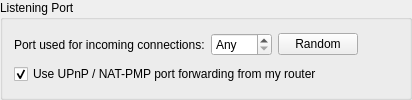
                                                    <widget class="QGroupBox" name="ListeningPortBox">
                                                        <property name="title">
                                                            <string>Listening Port</string>
                                                        </property>
                                                        <layout class="QVBoxLayout" name="listeningPortLayout">
                                                            <item>
                                                                <layout class="QHBoxLayout" name="listeningPortLayout2">
                                                                    <item>
                                                                        <widget class="QLabel" name="lbl_ports">
                                                                            <property name="text">
                                                                                <string>Port used for incoming connections:</string>
                                                                            </property>
                                                                        </widget>
                                                                    </item>
                                                                    <item>
                                                                        <widget class="QSpinBox" name="spinPort">
                                                                            <property name="toolTip">
                                                                                <string>Set to 0 to let your system pick an unused port</string>
                                                                            </property>
                                                                            <property name="specialValueText">
                                                                                <string>Any</string>
                                                                            </property>
                                                                            <property name="maximum">
                                                                                <number>65535</number>
                                                                            </property>
                                                                        </widget>
                                                                    </item>
                                                                    <item>
                                                                        <widget class="QPushButton" name="randomButton">
                                                                            <property name="text">
                                                                                <string>Random</string>
                                                                            </property>
                                                                        </widget>
                                                                    </item>
                                                                    <item>
                                                                        <spacer name="horizontalSpacer_4">
                                                                            <property name="orientation">
                                                                                <enum>Qt::Horizontal</enum>
                                                                            </property>
                                                                            <property name="sizeHint" stdset="0">
                                                                                <size>
                                                                                    <width>40</width>
                                                                                    <height>20</height>
                                                                                </size>
                                                                            </property>
                                                                        </spacer>
                                                                    </item>
                                                                </layout>
                                                            </item>
                                                            <item>
                                                                <widget class="QCheckBox" name="checkUPnP">
                                                                    <property name="text">
                                                                        <string>Use UPnP / NAT-PMP port forwarding from my router</string>
                                                                    </property>
                                                                    <property name="checked">
                                                                        <bool>true</bool>
                                                                    </property>
                                                                </widget>
                                                            </item>
                                                        </layout>
                                                    </widget>
